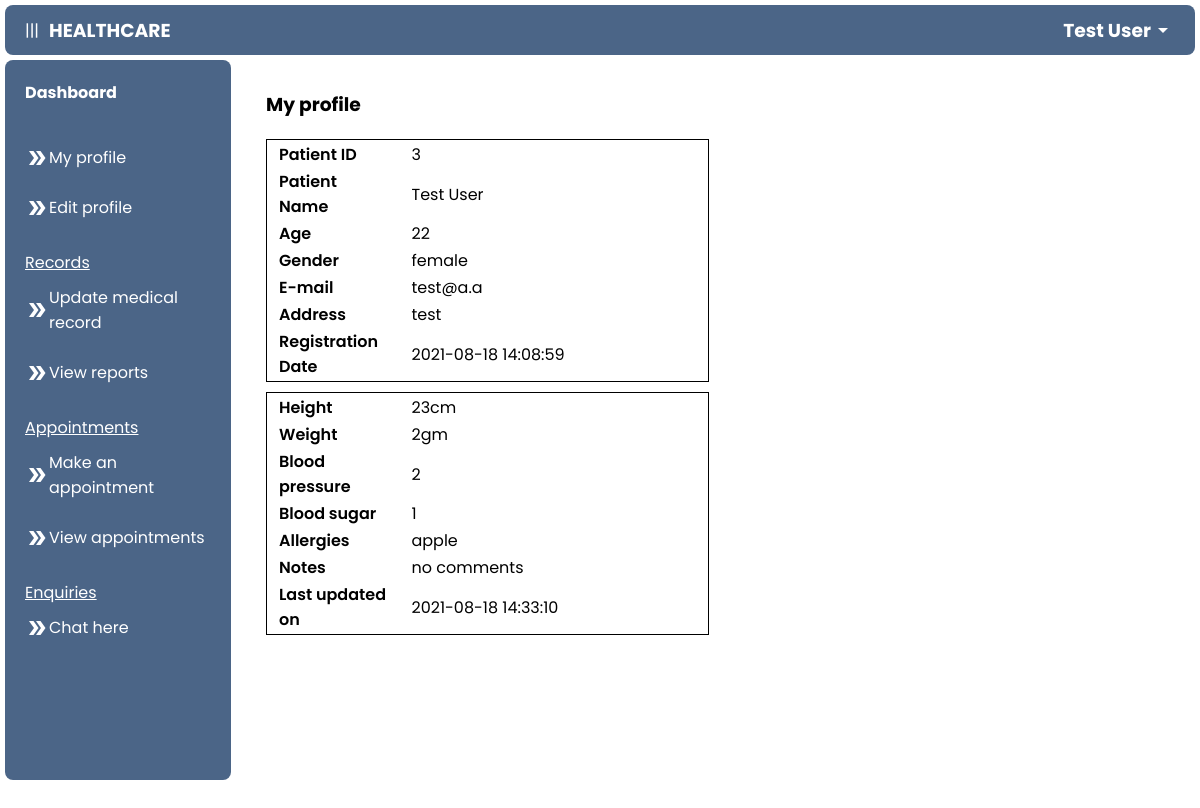
The app's page /patient/my_profile.php (signed in), older data.
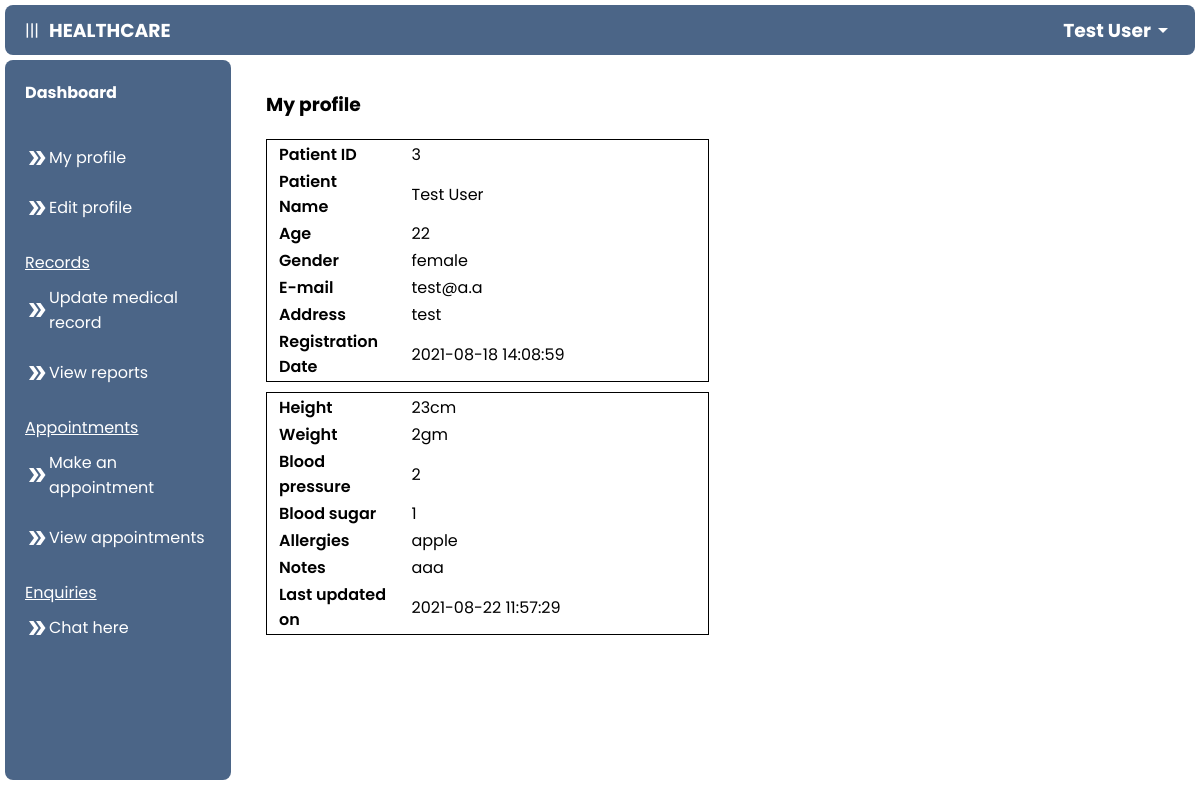
The same page, newer data.
### tables this page shows
CREATE TABLE `p_records` (
  `record_id` int(100) NOT NULL,
  `p_id` int(100) NOT NULL,
  `height` varchar(255) DEFAULT NULL,
  `weight` varchar(255) DEFAULT NULL,
  `blood_pressure` varchar(255) DEFAULT NULL,
  `blood_sugar` varchar(255) DEFAULT NULL,
  `allergies` varchar(255) DEFAULT NULL,
  `notes` varchar(255) DEFAULT NULL,
  `update_date` datetime NOT NULL DEFAULT current_timestamp() ON UPDATE current_timestamp()
);

CREATE TABLE `patient` (
  `p_id` int(11) NOT NULL,
  `name` varchar(255) NOT NULL,
  `email` varchar(255) NOT NULL,
  `password` varchar(255) NOT NULL,
  `address` varchar(255) NOT NULL,
  `age` int(100) NOT NULL,
  `gender` enum('male','female','other') NOT NULL,
  `reg_date` datetime NOT NULL DEFAULT current_timestamp()
);

### patient/my_profile.php (the view, shortened to what this page needs)
<?php
$email = $_SESSION['email'];
include ("../connect.php");
$sql = mysqli_query($con, "SELECT * FROM patient WHERE email = '$email'");
$row1 = mysqli_fetch_array($sql);
$id = $row1["p_id"];
?>
<!DOCTYPE html>
<html lang="en">
<head>
    <link rel="stylesheet" href="../css/add.css">
</head>
<body>
<?php include ('navigation.php'); ?>
        <main>
           <h3 style="margin-bottom: 20px;">My profile</h3>
           <?php
$result = mysqli_query($con, "SELECT * FROM patient INNER JOIN p_records ON patient.p_id = p_records.p_id WHERE patient.p_id = $id ");
while ($row = mysqli_fetch_array($result)) {
?>
        <table class="myTable" style="margin-bottom: 10px;">
            <tr>
                <th style="width: 30%;">Patient ID</td>
                <td style="width: 70%;"><?php echo $id; ?></td>
            </tr>
            <tr>
                <th style="width: 30%;">Patient Name</th>
                <td style="width: 70%;"><?php echo $row["name"]; ?></td>
            </tr>
            <tr>
                <th style="width: 30%;">Age</th>
                <td style="width: 70%;"><?php echo $row["age"]; ?></td>
            </tr>
            <tr>
                <th style="width: 30%;">Gender</th>
                <td style="width: 70%;"><?php echo $row["gender"]; ?></td>
            </tr>
            <tr>
                <th style="width: 30%;">E-mail</th>
                <td style="width: 70%;"><?php echo $row["email"]; ?></td>
            </tr>
            <tr>
                <th style="width: 30%;">Address</th>
                <td style="width: 70%;"><?php echo $row["address"]; ?></td>
            </tr>
            <tr>
                <th style="width: 30%;">Registration Date</th>
                <td style="width: 70%;"><?php echo $row["reg_date"]; ?></td>
            </tr>
        </table>
        <table class="myTable" style="margin-top: 10px;">
            <tr>
                <th style="width: 30%;">Height</td>
                <td style="width: 70%;"><?php echo $row["height"]; ?></td>
            </tr>
            <tr>
                <th style="width: 30%;">Weight</th>
                <td style="width: 70%;"><?php echo $row["weight"]; ?></td>
            </tr>
            <tr>
                <th style="width: 30%;">Blood pressure</th>
                <td><?php echo $row["blood_pressure"]; ?></td>
            </tr>
            <tr>
                <th style="width: 30%;">Blood sugar</th>
                <td><?php echo $row["blood_sugar"]; ?></td>
            </tr>
            <tr>
                <th>Allergies</th>
                <td style="width: 70%;"><?php echo $row["allergies"]; ?></td>
            </tr>
            <tr>
                <th style="width: 30%;">Notes</th>
                <td style="width: 70%;"><?php echo $row["notes"]; ?></td>
            </tr>
            <tr>
                <th style="width: 30%;">Last updated on</th>
                <td style="width: 70%;"><?php echo $row["update_date"]; ?></td>
            </tr>
        </table>
    <?php } ?>
        </main>
    </div>
</body>
</html>

Row changes from the older to the newer data that the page shows:
changed p_records "23cm": notes "no comments" → "aaa"; update_date "2021-08-18 14:33:10" → "2021-08-22 11:57:29"
